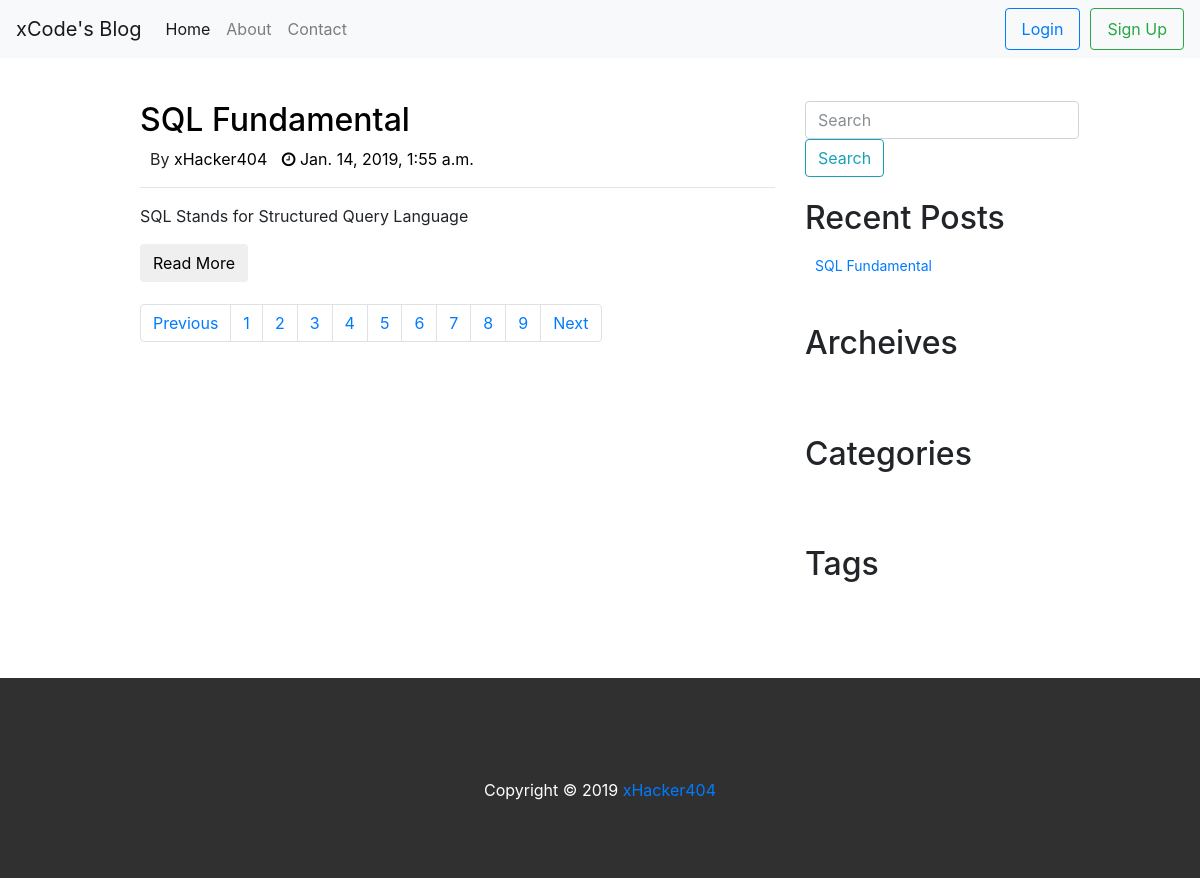
The app's page /blog/2019/1/14 with its own data.
### blog/models.py (models this page shows, shortened)
class Post(models.Model):
    title = models.CharField(max_length=250,unique=True)
    content = models.CharField(max_length=1000)
    tag = models.CharField(max_length=100,default='sql')
    category = models.CharField(max_length=150, default='uncategoried')
    featured_img = models.ImageField(upload_to='featured_images', blank=True)
    author = models.ForeignKey(User,on_delete=models.CASCADE, default=1)
    published_date = models.DateTimeField()

### blog/views.py (the view)
# urls.py: path('<int:year>/<int:month>/<int:day>', views.archeive_posts_by_date, name='archeive_date'),
def archeive_posts_by_date(request, year, month, day):
    post_list = Post.objects.filter(published_date__year=year, published_date__month=month, published_date__day=day)
    context = {'posts':post_list}
    return render(request, 'blog/archeive.html', context)

### templates/blog/archeive.html
<!DOCTYPE html>
{% extends 'blog/base.html'%}
{% block post_block %}
<div class="col-md-7">
	{% if posts %}
			{% for post in posts %}
		<div class="post">
        <h2><a href="single.html"> {{ post.title}} </a></h2>
        <ul>
            <li>By  <a href="archeive.html">{{ post.author}}</a></li>
            <li><a href="archeive.html"> <i class="fa fa-clock-o" aria-hidden="true"></i> {{ post.published_date }}</a></li>
        </ul>
        <hr>
        <p>{{post.content}}</p>
        <button class="btn"><a href="single.html">Read More</a></button>
    </div>
		{% endfor %}
		<nav aria-label="Page navigation example" style="margin-top:22px">
					<ul class="pagination" style="position: relative; align-self: center">
						<li class="page-item"><a class="page-link" href="#">Previous</a></li>
						<li class="page-item"><a class="page-link" href="#">1</a></li>
						<li class="page-item"><a class="page-link" href="#">2</a></li>
						<li class="page-item"><a class="page-link" href="#">3</a></li>
						<li class="page-item"><a class="page-link" href="#">4</a></li>
						<li class="page-item"><a class="page-link" href="#">5</a></li>
						<li class="page-item"><a class="page-link" href="#">6</a></li>
						<li class="page-item"><a class="page-link" href="#">7</a></li>
						<li class="page-item"><a class="page-link" href="#">8</a></li>
						<li class="page-item"><a class="page-link" href="#">9</a></li>
						<li class="page-item"><a class="page-link" href="#">Next</a></li>
					</ul>
		</nav>
		{% else %}
		<p>Sorry!! No post has been found!!!</p>
		{% endif %}
</div>
{% endblock %}

### templates/blog/base.html (shortened to what this page needs)
<!DOCTYPE html>
{% load staticfiles %}
<html lang="us">
<head>
    <link href="{% static "css/bootstrap.min.css" %}"rel="stylesheet" type="text/css">
    <link href="{% static "css/jquery-ui.css" %}" rel="stylesheet">
    <link rel="stylesheet" href="https://cdnjs.cloudflare.com/ajax/libs/font-awesome/4.7.0/css/font-awesome.min.css">
    <link href="{% static "css/style.css" %}" rel="stylesheet" type="text/css">
</head>
<body>
		<div class="row">
        <div class="col-md-12">
            <nav class="navbar navbar-expand-lg navbar-light bg-light fixed-top">
              <a class="navbar-brand" href="{% url 'index'%}">xCode's Blog</a>
              <div class="collapse navbar-collapse" id="navbarSupportedContent">
                <ul class="navbar-nav mr-auto">
                  <li class="nav-item active">
                    <a class="nav-link" href="{% url 'index'%}">Home <span class="sr-only">(current)</span></a>
                  </li>
                  <li class="nav-item">
                    <a class="nav-link" href="#">About</a>
                  </li>
                  <li class="nav-item">
                    <a class="nav-link " href="#">Contact</a>
                  </li>
                </ul>
                <form class="form-inline my-2 my-lg-0">
									{% if user.is_authenticated %}
									<a class="nav-link btn btn-outline-primary" href="{% url 'blog:logout' %}" >Logout</a>
                  <h2 style="font-size:24px; padding-left:10px"> Hello {{user.username}} </h2>
									{% else %}
									<a class="nav-link btn btn-outline-primary" href="{% url 'blog:user_login' %}" >Login</a>
                  <a class="nav-link btn btn-outline-success" href="{% url 'blog:sign-up'%}" style="margin-left: 10px">Sign Up</a>
									{% endif %}
								</form>
              </div>
         </nav>
        </div>
    </div>
    <div class="container">
        <div class="row" style="margin-top:100px ">
            <div class="col-md-1" id="left-sidebar"></div>
            {% block post_block %}
            {% endblock %}
            <div class="col-md-4" id="right-sidebar">
								<form class="form-inline" method="GET" action="{% url 'blog:search_view'%}">
                    <input class="form-control mr-sm-2" type="text" name="search_box" placeholder="Search">
                    <button class="btn btn-outline-info my-2 my-sm-0" type="submit">Search</button>
               </form>
                 <div class="widget">
                    <h2>Recent Posts</h2>
										{% if posts %}
											{% for post in posts %}
										<ul>
                        <li> <a href="blog/posts/{{post.id}}">{{post.title}}</a> </li>
                    </ul>
											{% endfor %}
										{% else %}
										<p>No Recent Post!</p>
										{% endif %}
                </div>
                <div class="widget">
                    <h2>Archeives</h2>
                    <ul>
                    </ul>
                </div>
                <div class="widget">
                    <h2>Categories</h2>
                    <ul>
                    </ul>
                </div>
                <div class="widget">
                    <h2>Tags</h2>
                    <ul>
                    </ul>
                </div>
            </div>
        </div>
    </div>
    <div class="row">
            <div class="col-md-12">
                <footer>
                    Copyright &copy; 2019 <a href="http://xHacker404.com">xHacker404</a>
                </footer>
            </div>
    </div>
</body>
</html>

### static/css/style.css (style rules this page uses)
.widget { margin-top:22px; }
.widget ul { padding: 10px; display:inline-block; }
.widget ul li { list-style-type:none; display: block; color:blue; font-size:14px; margin-left:0; }
.post:first-child { margin-top:0px; }
.post { margin-top:40px; }
.post a { text-decoration: none; color: black; }
.post ul { padding: 0; }
.post ul li { list-style: none; display: inline; margin-left:10px; }
footer { background:#303030; color:white; text-align: center; padding:100px; height:200px; margin-top:44px; }

### records on screen
Post: title "SQL Fundamental", author "xHacker404", published_date "Jan. 14, 2019, 1:55 a.m.", content "SQL Stands for Structured Query Language"
